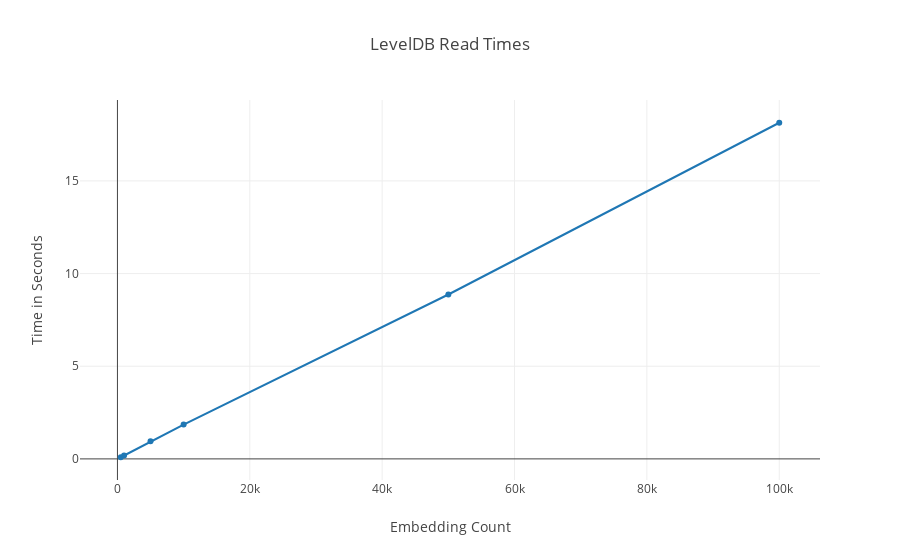

Write notebook code for a chart like this one.
### Code cell
plotly.offline.init_notebook_mode(connected=True)
trace = plotly.graph_objs.Scatter(
    y = read_times,
    x = counts,
    mode = 'lines+markers'
)
layout = plotly.graph_objs.Layout(title="LevelDB Read Times",
                yaxis=dict(title='Time in Seconds'),
                xaxis=dict(title='Embedding Count'))
data = [trace]
fig = plotly.graph_objs.Figure(data=data, layout=layout)
plotly.offline.iplot(fig, filename='jupyter-scatter-read')

### Figure 1 — Plotly figure (JSON) as saved in the notebook; plotly's stock layout.template omitted (floating-point values rounded to 4 significant figures)
{"data": [{"mode": "lines+markers", "type": "scatter", "uid": "e7a05b0a-aec4-11e8-90da-94b86d86a98e", "x": [500, 1000, 5000, 10000, 50000, 100000], "y": [0.08887, 0.1839, 0.9465, 1.854, 8.871, 18.14]}], "layout": {"title": "LevelDB Read Times", "xaxis": {"title": "Embedding Count"}, "yaxis": {"title": "Time in Seconds"}}}
